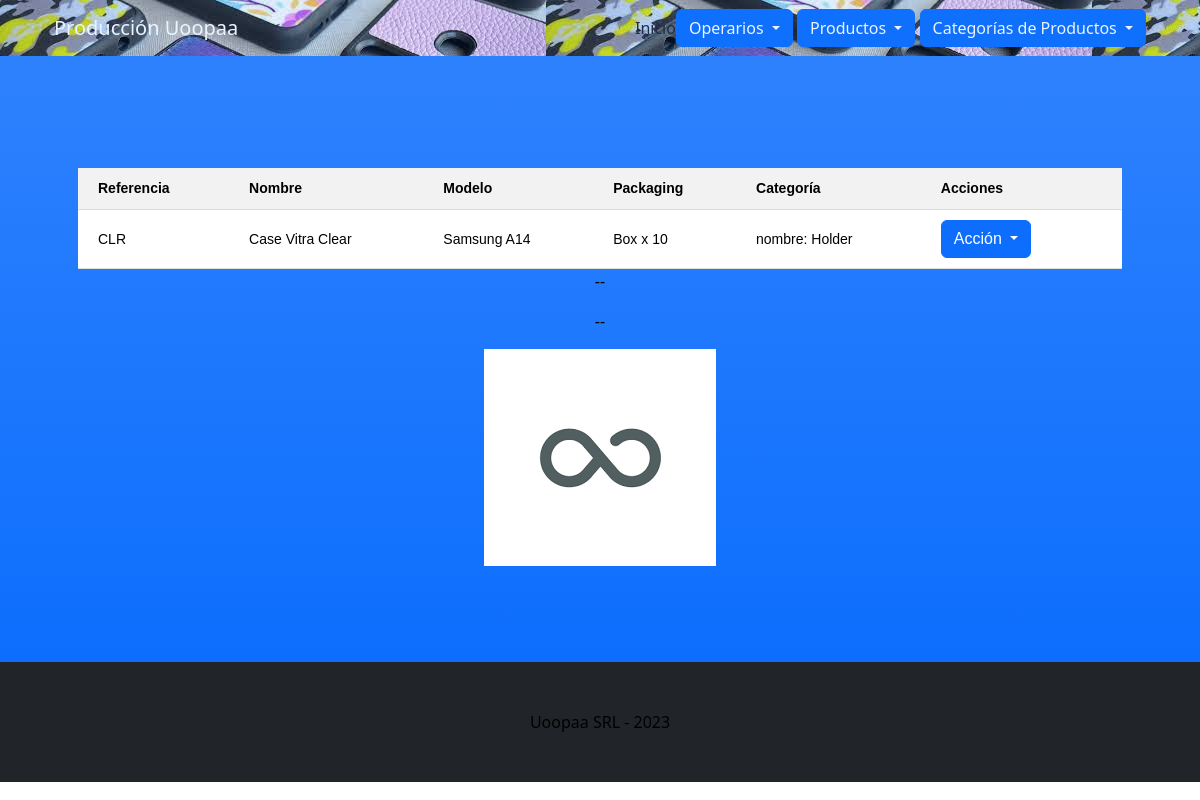
/producto/2/, run on the app's committed database.
### Operarios/models.py (models this page shows, shortened)
class ProductosTemplate(models.Model):
    referencia_productos = models.CharField(max_length=40)
    nombre = models.CharField(max_length=40)
    modelo = models.CharField(max_length=40)
    packaging = models.CharField(max_length=40)
    categoria = models.ForeignKey(CategoriasDeProductos, on_delete=models.CASCADE)
    cantidad_siendo_producida = models.IntegerField()
    cantidad_producida = models.IntegerField()
    cantidad_a_producir = models.IntegerField()

class CategoriasDeProductos(models.Model):
    referencia_categorias = models.CharField(max_length=40)
    nombre = models.CharField(max_length=40)
    def __str__(self):
        return f" nombre: {self.nombre}"

### Operarios/views.py (the view)
# urls.py: path('producto/<int:producto_id>/', detalle_producto, name='detalle_producto'),
def detalle_producto(request, producto_id):
    producto = ProductosTemplate.objects.get(id=producto_id)  # Obtener el producto por su ID
    return render(request, "Operarios/detalle_producto.html", {"producto": producto})

### Operarios/templates/Operarios/detalle_producto.html (shortened to what this page needs)
{% extends "Operarios/base.html" %}
{% load static %}
{% block main %}
{% block section %}
<div class="container px-4 text-center">
  <table class="my-table">
</div>
<div class="mb-3">
  <tr>
    <th>Referencia</th>
    <th>Nombre</th>
    <th>Modelo</th>
    <th>Packaging</th>
    <th>Categoría</th>
    <th>Acciones</th>
  </tr>
  <tr>
    <td>{{ producto.referencia_productos }}</td>
    <td>{{ producto.nombre }}</td>
    <td>{{ producto.modelo }}</td>
    <td>{{ producto.packaging }}</td>
    <td>{{ producto.categoria }}</td>
    <td>
      <button class="btn btn-primary dropdown-toggle" type="button" id="accionesDropdown" data-bs-toggle="dropdown" aria-expanded="false">
          Acción
      </button>
</td>
  </tr>
{% endblock section %}
{% endblock main %}

### data on the page
ProductosTemplate: referencia_productos "CLR", nombre "Case Vitra Clear", modelo "Samsung A14", packaging "Box x 10", categoria "nombre: Holder"
